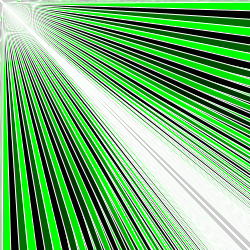
Frame 1 (no input)
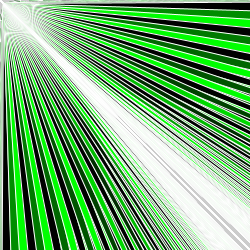
Frame 60 (the mouse pressed at the canvas centre just before this capture)
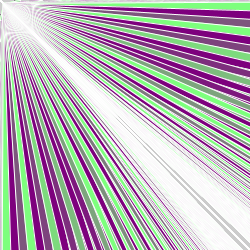
Frame 120 (the mouse held since frame 60 and released just before this capture)

The Processing sketch that drew these frames (run headless with seeded random() and noise(); from frame 60 on, the mouse is pressed at the canvas centre):

// Processing sketch: processing_129037
// ── processing_129037.pde

Square[][] grid; //2D array of objects

//Number of columns and rows
int cols = 30;
int rows = 30;

//Setup Sketch
void setup() {
  size(250,250); 
  grid = new Square[cols][rows];
  for (int i = 0; i < cols; i++) { 
    for (int j = 0; j < rows; j++) {
      // Now we initialise each object!
      grid[i][j] = new Square(i*20,j*20,20,20,i+j);
    }
  }
}

// time to draw

void draw() {
 for (int i = 0; i < cols; i++) {    // This is for the boundaries
  for (int j = 0; j < rows; j++) {   // of the x and y axis.
   // Oscillate and display objects. This will allow our picture to move
  grid[i][j].oscillate();
 grid[i][j].display();
  }
 }
} 

//Next we need to create a class for each line

class Square {
  // As it's a class, each one will be placed plus will have equal dimensions
  float x,y; // the coordinates for the square
  float w,h; // the dimensions width and height
  float tilt; // the angle of the tilt at which the sketch will oscillate at!
  
  //Next we need to make the square constructor
  Square(float tempX, float tempY, float tempW, float tempH, float tempTilt) {
    x = tempX; // This allows us to put temperary values into the code
    y = tempY; // making them different each time the code is refreshed.
    w = tempW; // We then have to make them equal to the temp value so
    h = tempH; // each object will have the same characteristics.
    tilt = tempTilt;
  }
  
  // Tilt = increase tilt
  void oscillate() {
    tilt += 0.50; // Will need to be high due to the amount of
                  // lines that will be created.
  }
  
  // Display!!!
  void display() {
    stroke(255);
    // Colour Calculation time. With the use of using tan as well
    // as the posistion of the mouse, will allow for creative effects
    // to be made.
    fill(mouseX, 100+127*tan(tilt), mouseY);
    triangle(x,y,w,h,PI,PI); // Adding the PI distorts the image
                             // allowing for a "wall's of jericho" type effect.
  }
}
